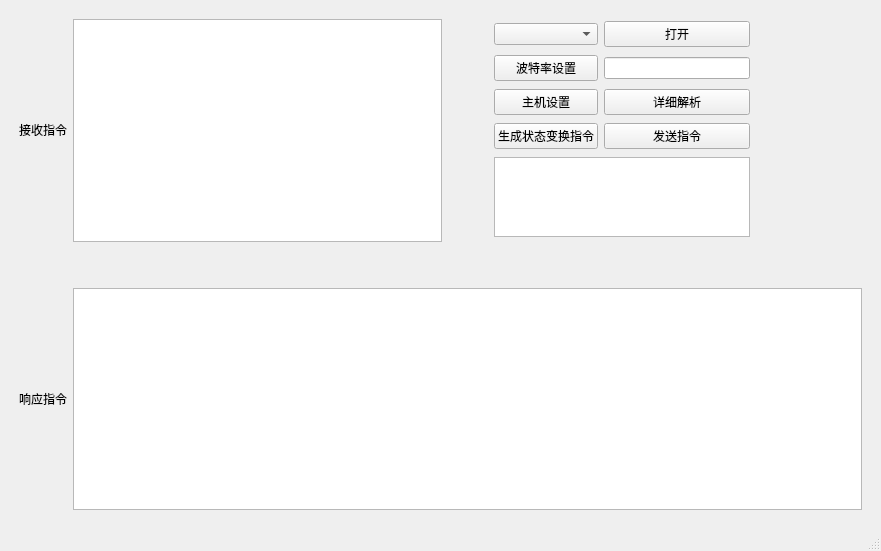
<?xml version="1.0" encoding="UTF-8"?>
<ui version="4.0">
 <class>MainWindow</class>
 <widget class="QMainWindow" name="MainWindow">
  <property name="geometry">
   <rect>
    <x>0</x>
    <y>0</y>
    <width>881</width>
    <height>551</height>
   </rect>
  </property>
  <property name="windowTitle">
   <string>MainWindow</string>
  </property>
  <widget class="QWidget" name="centralwidget">
   <layout class="QGridLayout" name="gridLayout_3">
    <item row="0" column="0">
     <layout class="QGridLayout" name="gridLayout_2">
      <property name="leftMargin">
       <number>10</number>
      </property>
      <property name="topMargin">
       <number>10</number>
      </property>
      <property name="rightMargin">
       <number>10</number>
      </property>
      <property name="bottomMargin">
       <number>10</number>
      </property>
      <item row="0" column="0">
       <widget class="QLabel" name="label">
        <property name="sizePolicy">
         <sizepolicy hsizetype="Preferred" vsizetype="Maximum">
          <horstretch>0</horstretch>
          <verstretch>0</verstretch>
         </sizepolicy>
        </property>
        <property name="maximumSize">
         <size>
          <width>16777215</width>
          <height>200</height>
         </size>
        </property>
        <property name="text">
         <string>接收指令</string>
        </property>
       </widget>
      </item>
      <item row="1" column="1">
       <spacer name="verticalSpacer">
        <property name="orientation">
         <enum>Qt::Vertical</enum>
        </property>
        <property name="sizeType">
         <enum>QSizePolicy::Fixed</enum>
        </property>
        <property name="sizeHint" stdset="0">
         <size>
          <width>20</width>
          <height>40</height>
         </size>
        </property>
       </spacer>
      </item>
      <item row="0" column="2">
       <spacer name="horizontalSpacer_2">
        <property name="orientation">
         <enum>Qt::Horizontal</enum>
        </property>
        <property name="sizeType">
         <enum>QSizePolicy::Maximum</enum>
        </property>
        <property name="sizeHint" stdset="0">
         <size>
          <width>40</width>
          <height>20</height>
         </size>
        </property>
       </spacer>
      </item>
      <item row="2" column="1" colspan="3">
       <widget class="QTextBrowser" name="textBrowser_dataOut"/>
      </item>
      <item row="0" column="1">
       <widget class="QTextBrowser" name="textBrowser_dataIn"/>
      </item>
      <item row="2" column="0">
       <widget class="QLabel" name="label_2">
        <property name="text">
         <string>响应指令</string>
        </property>
       </widget>
      </item>
      <item row="0" column="3">
       <layout class="QGridLayout" name="gridLayout" rowstretch="0,0,0,0,0,0,0">
        <property name="sizeConstraint">
         <enum>QLayout::SetMaximumSize</enum>
        </property>
        <item row="5" column="0">
         <widget class="QPushButton" name="pushButton_genedata">
          <property name="text">
           <string>生成状态变换指令</string>
          </property>
         </widget>
        </item>
        <item row="0" column="1">
         <widget class="QPushButton" name="pushButton_on">
          <property name="text">
           <string>打开</string>
          </property>
         </widget>
        </item>
        <item row="6" column="0" colspan="2">
         <widget class="QPlainTextEdit" name="plainTextEdit_genedata">
          <property name="sizePolicy">
           <sizepolicy hsizetype="Expanding" vsizetype="Maximum">
            <horstretch>0</horstretch>
            <verstretch>0</verstretch>
           </sizepolicy>
          </property>
          <property name="maximumSize">
           <size>
            <width>16777215</width>
            <height>80</height>
           </size>
          </property>
         </widget>
        </item>
        <item row="3" column="1">
         <widget class="QLineEdit" name="lineEdit_boundrate">
          <property name="maximumSize">
           <size>
            <width>200</width>
            <height>16777215</height>
           </size>
          </property>
         </widget>
        </item>
        <item row="3" column="2">
         <spacer name="horizontalSpacer">
          <property name="orientation">
           <enum>Qt::Horizontal</enum>
          </property>
          <property name="sizeHint" stdset="0">
           <size>
            <width>40</width>
            <height>20</height>
           </size>
          </property>
         </spacer>
        </item>
        <item row="5" column="1">
         <widget class="QPushButton" name="pushButton_insertdata">
          <property name="text">
           <string>发送指令</string>
          </property>
         </widget>
        </item>
        <item row="4" column="1">
         <widget class="QPushButton" name="pushButton_analysisdata">
          <property name="text">
           <string>详细解析</string>
          </property>
         </widget>
        </item>
        <item row="4" column="0">
         <widget class="QPushButton" name="pushButton_set_mainmachine">
          <property name="text">
           <string>主机设置</string>
          </property>
         </widget>
        </item>
        <item row="3" column="0">
         <widget class="QPushButton" name="pushButton_set_boundrate">
          <property name="text">
           <string>波特率设置</string>
          </property>
         </widget>
        </item>
        <item row="0" column="0">
         <widget class="QComboBox" name="comboBox"/>
        </item>
       </layout>
      </item>
     </layout>
    </item>
   </layout>
  </widget>
  <widget class="QMenuBar" name="menubar">
   <property name="geometry">
    <rect>
     <x>0</x>
     <y>0</y>
     <width>881</width>
     <height>23</height>
    </rect>
   </property>
  </widget>
  <widget class="QStatusBar" name="statusbar"/>
 </widget>
 <resources/>
 <connections/>
</ui>
